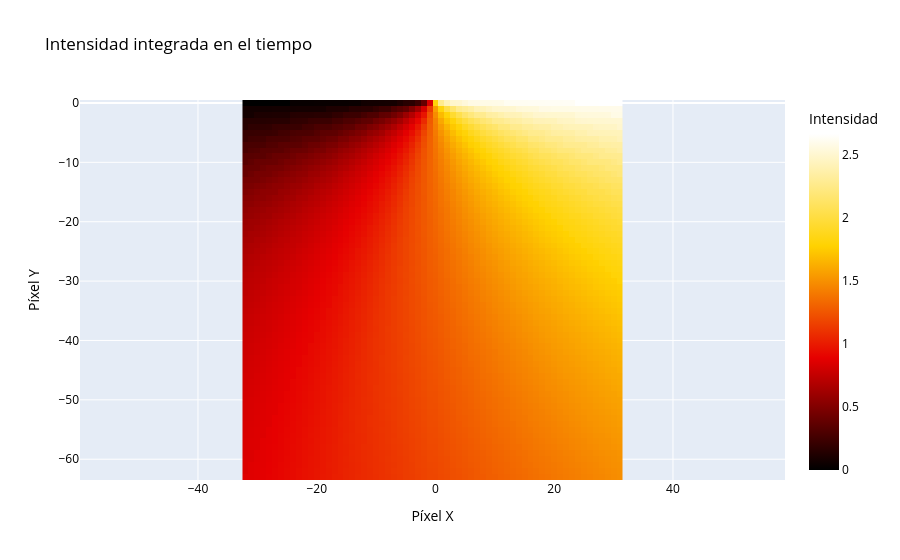
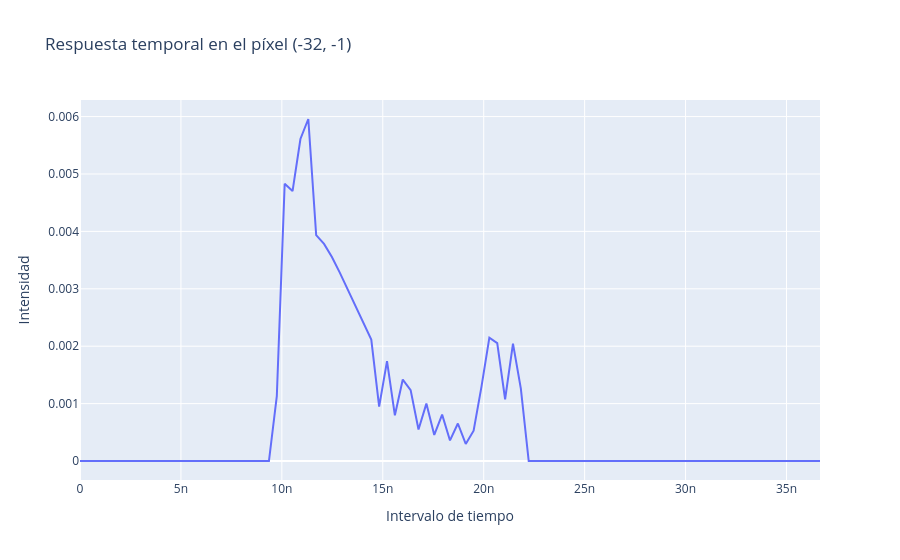

The code cell stored with these charts, in order, in its notebook:
### Markdown cell above
# Visualización de los resultados de la simulación

### Code cell
# Suma la intensidad integrada a lo largo del eje temporal
y_sum = np.sum(y_meas_vec_noisy, axis=2)
# Aplica un corrimiento para ajustar la posición de la imagen
y_sum = np.roll(y_sum, shift=1, axis=-1)

# Define el origen en X (centro) y en Y (última fila)
origin_x = y_sum.shape[1] // 2
origin_y = y_sum.shape[0] - 1

# Ajusta las coordenadas para que el origen quede centrado en X y en la parte inferior en Y
adjusted_x = np.arange(y_sum.shape[1]) - origin_x  
adjusted_y = np.arange(y_sum.shape[0]) - origin_y

# Crea la figura del mapa de calor de la intensidad integrada en el tiempo usando Plotly
fig_intensity = go.Figure(data=go.Heatmap(
    x=adjusted_x,
    y=adjusted_y,
    z=y_sum,
    colorscale='Hot',
    colorbar=dict(
        title='Intensidad',
        tickfont=dict(color='black'),
        title_font=dict(color='black')
    )
))

# Configura el layout de la figura (títulos, ejes y escala)
fig_intensity.update_layout(
    title='Intensidad integrada en el tiempo',
    title_font=dict(color='black'),
    xaxis_title='Píxel X',
    xaxis=dict(title_font=dict(color='black'), tickfont=dict(color='black')),
    yaxis_title='Píxel Y',
    yaxis=dict(title_font=dict(color='black'), tickfont=dict(color='black'), scaleanchor="x", scaleratio=1)
)

# Muestra la figura del heatmap (esto abrirá la ventana en el navegador o la renderizará en el notebook)
fig_intensity.show()

# En lugar de usar interactividad con Streamlit, solicitamos al usuario las coordenadas del píxel desde la consola.
print("Ingrese las coordenadas del píxel para inspeccionar (desplazamiento respecto al origen):")
print("(Valor por defecto: x = 0, y = 0, lo que corresponde al centro)")

try:
    # Se solicitan los desplazamientos en X e Y (respecto al origen ajustado)
    user_input_x = input("Coordenada X (desplazamiento): ")
    user_input_y = input("Coordenada Y (desplazamiento): ")
    # Si el usuario ingresa un valor, se convierte a entero; si no, se utiliza el valor por defecto 0
    selected_x_offset = int(user_input_x) if user_input_x.strip() != "" else 0
    selected_y_offset = int(user_input_y) if user_input_y.strip() != "" else 0
except Exception as e:
    print("Entrada inválida, se utilizarán los valores por defecto (0, 0).")
    selected_x_offset = 0
    selected_y_offset = 0

# Calcula las coordenadas del píxel en el arreglo original sumando el desplazamiento al origen
pixel_x = selected_x_offset + origin_x
pixel_y = selected_y_offset + origin_y

# Realiza un corrimiento en el eje 1 de y_meas_vec_noisy (igual que en el heatmap)
y_meas_vec_shifted = np.roll(y_meas_vec_noisy, shift=1, axis=1)
# Obtiene la respuesta temporal para el píxel seleccionado
temporal_response = y_meas_vec_shifted[pixel_y, pixel_x, :]
# Define el eje temporal usando el tamaño del bin almacenado en params
time_axis = np.arange(len(temporal_response)) * params['bin_size']

# Crea la figura de la respuesta temporal con un gráfico de líneas de Plotly
fig_temporal = go.Figure(data=go.Scatter(
    x=time_axis,
    y=temporal_response,
    mode='lines'
))
                                    
fig_temporal.update_layout(
    title=f'Respuesta temporal en el píxel ({selected_x_offset}, {selected_y_offset})',
    xaxis_title='Intervalo de tiempo',
    yaxis_title='Intensidad'
)

# Muestra la gráfica de la respuesta temporal
fig_temporal.show()

### Figure 1 — Plotly figure (JSON) as saved in the notebook; plotly's stock layout.template omitted (floating-point values rounded to 4 significant figures; data arrays with more than 128 entries replaced by an {"elided": "..."} marker saying what was removed)
{"data": [{"colorbar": {"tickfont": {"color": "black"}, "title": {"font": {"color": "black"}, "text": "Intensidad"}}, "colorscale": [[0, "rgb(0,0,0)"], [0.3333, "rgb(230,0,0)"], [0.6667, "rgb(255,210,0)"], [1, "rgb(255,255,255)"]], "type": "heatmap", "x": [-32, -31, -30, -29, -28, -27, -26, -25, -24, -23, -22, -21, -20, -19, -18, -17, -16, -15, -14, -13, -12, -11, -10, -9, -8, -7, -6, -5, -4, -3, -2, -1, 0, 1, 2, 3, 4, 5, 6, 7, 8, 9, 10, 11, 12, 13, 14, 15, 16, 17, 18, 19, 20, 21, 22, 23, 24, 25, 26, 27, 28, 29, 30, 31], "y": [-63, -62, -61, -60, -59, -58, -57, -56, -55, -54, -53, -52, -51, -50, -49, -48, -47, -46, -45, -44, -43, -42, -41, -40, -39, -38, -37, -36, -35, -34, -33, -32, -31, -30, -29, -28, -27, -26, -25, -24, -23, -22, -21, -20, -19, -18, -17, -16, -15, -14, -13, -12, -11, -10, -9, -8, -7, -6, -5, -4, -3, -2, -1, 0], "z": {"elided": "64x64 float values"}}], "layout": {"title": {"font": {"color": "black"}, "text": "Intensidad integrada en el tiempo"}, "xaxis": {"tickfont": {"color": "black"}, "title": {"font": {"color": "black"}, "text": "Píxel X"}}, "yaxis": {"scaleanchor": "x", "scaleratio": 1, "tickfont": {"color": "black"}, "title": {"font": {"color": "black"}, "text": "Píxel Y"}}}}

### Figure 2 — Plotly figure (JSON) as saved in the notebook; plotly's stock layout.template omitted (floating-point values rounded to 4 significant figures)
{"data": [{"mode": "lines", "type": "scatter", "x": [0.0, 3.9e-10, 7.8e-10, 1.17e-09, 1.56e-09, 1.95e-09, 2.34e-09, 2.73e-09, 3.12e-09, 3.51e-09, 3.9e-09, 4.29e-09, 4.68e-09, 5.07e-09, 5.46e-09, 5.85e-09, 6.24e-09, 6.63e-09, 7.02e-09, 7.41e-09, 7.8e-09, 8.19e-09, 8.58e-09, 8.97e-09, 9.36e-09, 9.75e-09, 1.014e-08, 1.053e-08, 1.092e-08, 1.131e-08, 1.17e-08, 1.209e-08, 1.248e-08, 1.287e-08, 1.326e-08, 1.365e-08, 1.404e-08, 1.443e-08, 1.482e-08, 1.521e-08, 1.56e-08, 1.599e-08, 1.638e-08, 1.677e-08, 1.716e-08, 1.755e-08, 1.794e-08, 1.833e-08, 1.872e-08, 1.911e-08, 1.95e-08, 1.989e-08, 2.028e-08, 2.067e-08, 2.106e-08, 2.145e-08, 2.184e-08, 2.223e-08, 2.262e-08, 2.301e-08, 2.34e-08, 2.379e-08, 2.418e-08, 2.457e-08, 2.496e-08, 2.535e-08, 2.574e-08, 2.613e-08, 2.652e-08, 2.691e-08, 2.73e-08, 2.769e-08, 2.808e-08, 2.847e-08, 2.886e-08, 2.925e-08, 2.964e-08, 3.003e-08, 3.042e-08, 3.081e-08, 3.12e-08, 3.159e-08, 3.198e-08, 3.237e-08, 3.276e-08, 3.315e-08, 3.354e-08, 3.393e-08, 3.432e-08, 3.471e-08, 3.51e-08, 3.549e-08, 3.588e-08, 3.627e-08, 3.666e-08], "y": [0.0, 0.0, 0.0, 0.0, 0.0, 0.0, 0.0, 0.0, 0.0, 0.0, 0.0, 0.0, 0.0, 0.0, 0.0, 0.0, 0.0, 0.0, 0.0, 0.0, 0.0, 0.0, 0.0, 0.0, 0.0, 0.001129, 0.00483, 0.004703, 0.00561, 0.005958, 0.003936, 0.003782, 0.003555, 0.003281, 0.002985, 0.002684, 0.002391, 0.002114, 0.0009484, 0.00174, 0.0007956, 0.001418, 0.001234, 0.0005482, 0.0009998, 0.0004547, 0.0008074, 0.0003583, 0.0006532, 0.0002971, 0.0005281, 0.001297, 0.002149, 0.002053, 0.001076, 0.002046, 0.00126, 0.0, 0.0, 0.0, 0.0, 0.0, 0.0, 0.0, 0.0, 0.0, 0.0, 0.0, 0.0, 0.0, 0.0, 0.0, 0.0, 0.0, 0.0, 0.0, 0.0, 0.0, 0.0, 0.0, 0.0, 0.0, 0.0, 0.0, 0.0, 0.0, 0.0, 0.0, 0.0, 0.0, 0.0, 0.0, 0.0, 0.0, 0.0]}], "layout": {"title": {"text": "Respuesta temporal en el píxel (-32, -1)"}, "xaxis": {"title": {"text": "Intervalo de tiempo"}}, "yaxis": {"title": {"text": "Intensidad"}}}}
